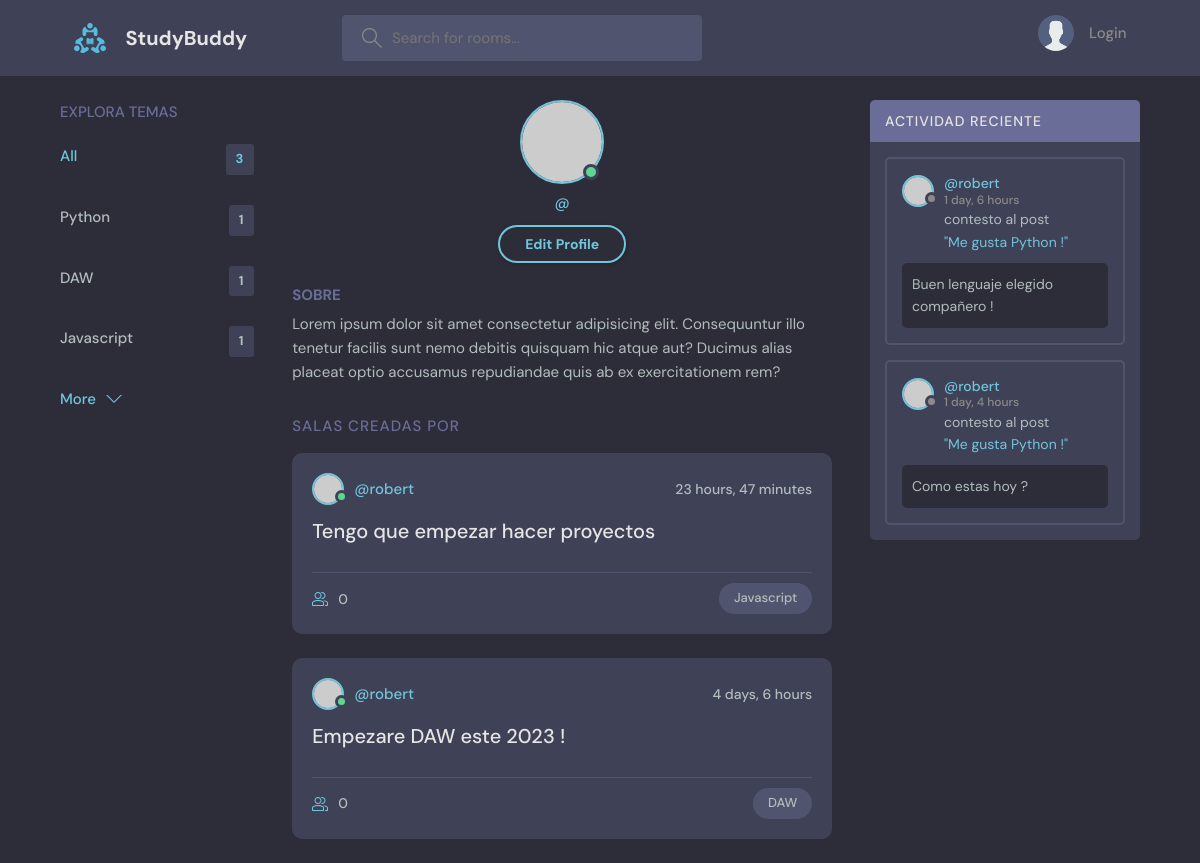
Before: /perfil/1 with the older database file.
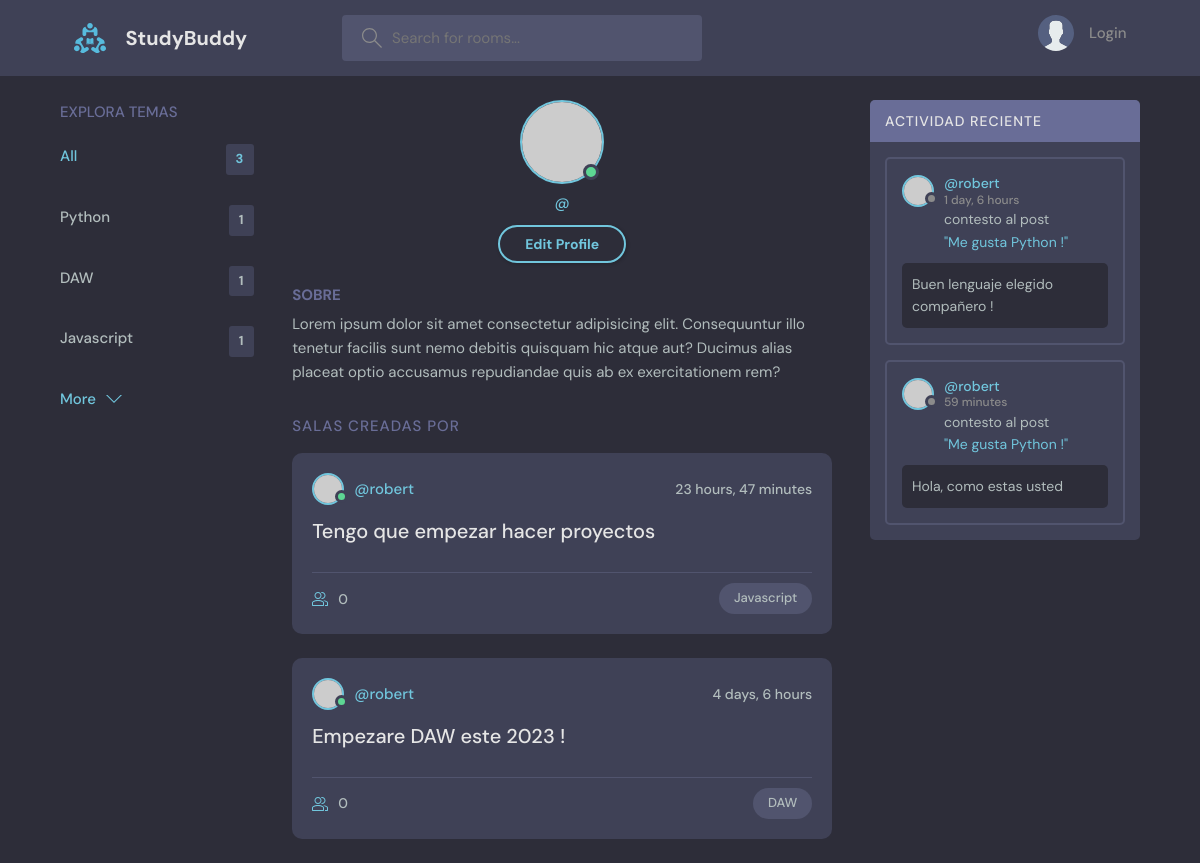
After: the same page with the newer database file.
### base/models.py (models this page shows)
class Tema(models.Model):
    nombre = models.CharField(max_length=200)
    def __str__(self):
        return self.nombre

class Habitacion(models.Model):
    host = models.ForeignKey(User, on_delete=models.SET_NULL, null=True)
    tema = models.ForeignKey(Tema, on_delete=models.SET_NULL, null=True)
    nombre = models.CharField(max_length=200)
    descripcion = models.TextField(null=True, blank=True)
    participantes = models.ManyToManyField(User, related_name="participantes", blank=True)
    updated = models.DateTimeField(auto_now=True)
    creado = models.DateTimeField(auto_now_add=True) #Este valor solo cambia cuando se INICIA UNA VEZ
    class Meta:
        ordering = ["-updated", "-creado"]
    def __str__(self):
        return self.nombre

class Mensaje(models.Model):
    usuario = models.ForeignKey(User, on_delete=models.CASCADE)
    habitacion = models.ForeignKey(Habitacion, on_delete=models.CASCADE)
    body = models.TextField()
    updated = models.DateTimeField(auto_now=True)
    created = models.DateTimeField(auto_now_add=True)
    def __str__(self):
        return self.body[0:50]

### base/views.py (the view)
# urls.py: path("perfil/<str:pk>", views.PerfilUsuario, name="perfil-usuario"),
def PerfilUsuario(request, pk):
    usuario = User.objects.get(id=pk)
    mensaje_habitacion = usuario.mensaje_set.all()
    temas = Tema.objects.all()
    habitaciones = usuario.habitacion_set.all() #Me da todas las propiedades de habitacion => del usuario
    contexto = {"usuario": usuario, "rooms": habitaciones, "mensajes_habitacion": mensaje_habitacion, "temas": temas}
    return render(request, "perfil.html", contexto)

### templates/perfil.html (shortened to what this page needs)
{% extends "main.html" %}
  {% block content %}
  <main class="profile-page layout layout--3">
    <div class="container">
      {% include "componente_tema.html" %}
      <div class="roomList">
        <div class="profile">
          <div class="profile__avatar">
            <div class="avatar avatar--large active">
              <img src="https://randomuser.me/api/portraits/men/11.jpg" />
            </div>
          </div>
          <div class="profile__info">
            <p>@{{user.username}}</p>
            <a href="edit-user.html" class="btn btn--main btn--pill">Edit Profile</a>
          </div>
          <div class="profile__about">
            <h3>Sobre {{user.username}}</h3>
            <p>
              Lorem ipsum dolor sit amet consectetur adipisicing elit. Consequuntur illo tenetur
              facilis sunt nemo debitis quisquam hic atque aut? Ducimus alias placeat optio
              accusamus repudiandae quis ab ex exercitationem rem?
            </p>
          </div>
        </div>
        <div class="roomList__header">
          <div>
            <h2>Salas creadas por {{user.username}}</a>
            </h2>
          </div>
        </div>
        {% include "componente_lista_habitaciones.html" %}
      </div>
      {% include "componente_actividad.html" %}
    </div>
  </main>
{% endblock content %}

### templates/main.html (shortened to what this page needs)
<!DOCTYPE html>
{% load static %}
<html lang="en">
  <head>
    <link rel="stylesheet" href="{% static 'styles/style.css' %}" />
  </head>
  <body>
    {% include "navbar.html" %}
    {% block content %}
    {% endblock %}
  </body>
</html>

### templates/navbar.html (shortened to what this page needs)
{% load static %}
<header class="header header--loggedIn">
    <div class="container">
      <a href="{% url 'home' %}" class="header__logo">
        <img src="{% static 'imagenes/logo.svg' %}" />
        <h1>StudyBuddy</h1>
      </a>
      <form class="header__search" method="GET" action="{% url 'home' %}">
        <label>
          <input name="q" placeholder="Search for rooms..." />
        </label>
      </form>
      <nav class="header__menu">
        {% if request.user.is_authenticated %}
        <div class="header__user">
          <a href="profile.html">
            <div class="avatar avatar--medium active">
              <img src="https://randomuser.me/api/portraits/men/37.jpg" />
            </div>
            <p>{{request.user.username}} <span>@{{request.user.username}}</span></p>
          </a>
          <button class="dropdown-button">
            <svg version="1.1" xmlns="http://www.w3.org/2000/svg" width="32" height="32" viewBox="0 0 32 32">
              <title>chevron-down</title>
              <path d="M16 21l-13-13h-3l16 16 16-16h-3l-13 13z"></path>
            </svg>
          </button>
        </div>
        {% else %}
        <a href="login-page/">
          <img src="{% static 'imagenes/avatar.svg' %}" />
          <p>Login</p>
        </a>
        {% endif %}
      </nav>
    </div>
  </header>

### templates/componente_tema.html
<div class="topics">
    <div class="topics__header">
      <h2>Explora temas</h2>
    </div>
    <ul class="topics__list">
      <li>
        <a href="{% url 'home' %}" class="active">All <span>{{temas.count}}</span></a>
      </li>
    {% for tema in temas %}
      <li>
        <a href=" ?q={{tema.nombre}}">{{tema}} <span>{{tema.habitacion_set.all.count}}</span></a>
      </li>
    {% endfor %}
    </ul>
    <a class="btn btn--link" href="topics.html">
      More
      <svg version="1.1" xmlns="http://www.w3.org/2000/svg" width="32" height="32" viewBox="0 0 32 32">
        <title>chevron-down</title>
        <path d="M16 21l-13-13h-3l16 16 16-16h-3l-13 13z"></path>
      </svg>
    </a>
  </div>

### templates/componente_lista_habitaciones.html (shortened to what this page needs)
{% for room in rooms %}
<div class="roomListRoom">
    <div class="roomListRoom__header">
      <a href="{% url 'perfil-usuario' room.host.id %}" class="roomListRoom__author">
        <div class="avatar avatar--small active">
          <img src="https://randomuser.me/api/portraits/men/11.jpg" />
        </div>
        <span>@{{room.host.username}}</span>
      </a>
      <div class="roomListRoom__actions">
        <span>{{room.creado|timesince}}</span>
      </div>
    </div>
    <div class="roomListRoom__content">
      <a href="{% url 'room' room.id %}">{{room.nombre}}</a>
    </div>
    <div class="roomListRoom__meta">
      <a href="{% url 'room' room.id %}" class="roomListRoom__joined">
        {{room.participantes.count}}
      </a>
      <p class="roomListRoom__topic">{{room.tema.nombre}}</p>
    </div>
  </div>
{% endfor %}

### templates/componente_actividad.html (shortened to what this page needs)
<div class="activities">
    <div class="activities__header">
      <h2>Actividad Reciente</h2>
    </div>
    {% for mensaje in mensajes_habitacion %}
    <div class="activities__box">
      <div class="activities__boxHeader roomListRoom__header">
        <a href="{% url 'perfil-usuario' mensaje.usuario.id %}" class="roomListRoom__author">
          <div class="avatar avatar--small">
            <img src="https://randomuser.me/api/portraits/women/11.jpg" />
          </div>
          <p>
            @{{mensaje.usuario.username}}
            <span>{{mensaje.created|timesince}}</span>
          </p>
        </a>
      </div>
      <div class="activities__boxContent">
        <p>contesto al post <br>
        <a href="{% url 'room' mensaje.habitacion.id %}">"{{mensaje.habitacion}}"</a></p>
        <div class="activities__boxRoomContent">
          {{mensaje}}
        </div>
      </div>
    </div>
    {% endfor %}
  </div>

Changed rows visible on the page:
removed Mensaje: usuario.username "robert", created "1 day, 4 hours", habitacion "Me gusta Python !", body "Como estas hoy ?"
added Mensaje: usuario.username "robert", created "59 minutes", habitacion "Me gusta Python !", body "Hola, como estas usted"
